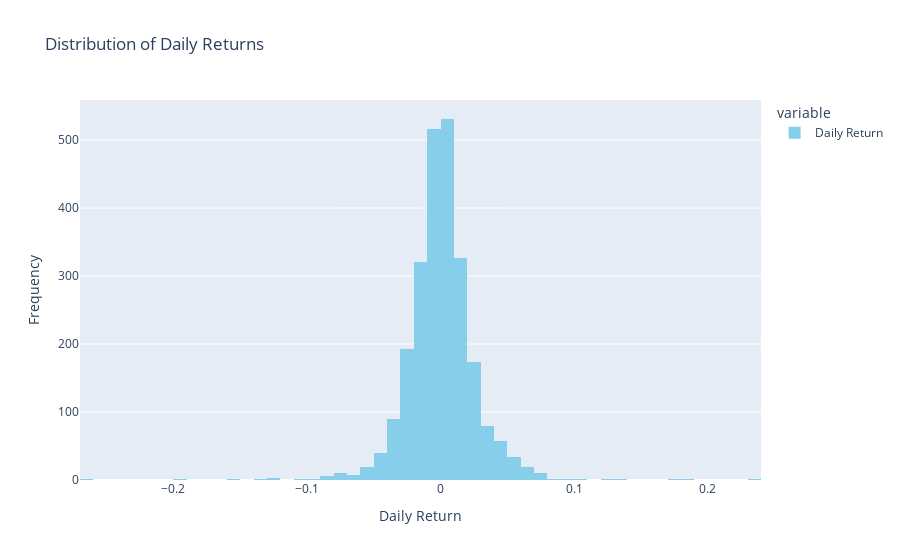

The cell this chart's notebook holds for it:
### Code cell
fig = px.histogram(df['Daily Return'].dropna(), nbins=50, title='Distribution of Daily Returns', 
                   labels={'value': 'Daily Return', 'count': 'Frequency'}, 
                   color_discrete_sequence=['skyblue'])

fig.update_layout(xaxis_title='Daily Return', yaxis_title='Frequency')
fig.show()

### Figure 1 — Plotly figure (JSON) as saved in the notebook; plotly's stock layout.template omitted (floating-point values rounded to 4 significant figures; data arrays with more than 128 entries replaced by an {"elided": "..."} marker saying what was removed)
{"data": [{"alignmentgroup": "True", "bingroup": "x", "hovertemplate": "variable=Daily Return<br>Daily Return=%{x}<br>count=%{y}<extra></extra>", "legendgroup": "Daily Return", "marker": {"color": "skyblue", "pattern": {"shape": ""}}, "name": "Daily Return", "nbinsx": 50, "offsetgroup": "Daily Return", "orientation": "v", "showlegend": true, "type": "histogram", "x": {"elided": "2456 float values"}, "xaxis": "x", "yaxis": "y"}], "layout": {"barmode": "relative", "legend": {"title": {"text": "variable"}, "tracegroupgap": 0}, "title": {"text": "Distribution of Daily Returns"}, "xaxis": {"anchor": "y", "domain": [0, 1], "title": {"text": "Daily Return"}}, "yaxis": {"anchor": "x", "domain": [0, 1], "title": {"text": "Frequency"}}}}
